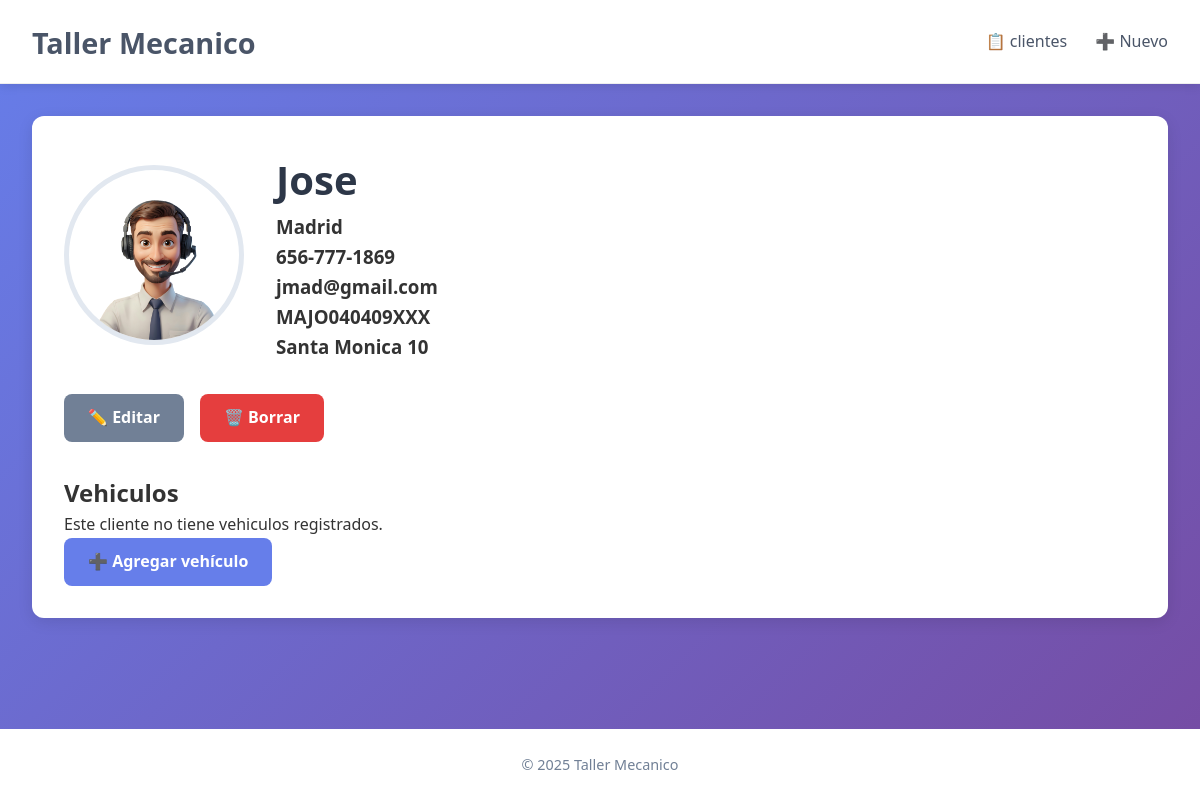
The page /cliente/1/ on the database its author committed.
### app_cliente/models.py (models this page shows, shortened)
class Cliente(models.Model):
    nombre = models.CharField(max_length=100)
    apellido = models.CharField(max_length=100)
    telefono = models.CharField(max_length=15)
    email = models.EmailField(unique=True)
    rfc = models.CharField(max_length=120, unique=True)
    direccion = models.CharField(max_length=255)
    foto_cliente = models.ImageField(upload_to='img_clientes/', blank=True, null=True)
    class Meta:
        verbose_name = "Cliente"
        verbose_name_plural = "Clientes"

### app_cliente/views.py (the view)
# urls.py: path('cliente/<int:cliente_id>/', views.detalle_cliente, name='detalle_cliente'),
def detalle_cliente(request, cliente_id):
    cliente = get_object_or_404(Cliente, id=cliente_id)
    return render(request, 'detalle_cliente.html', {'cliente': cliente})

### app_cliente/templates/detalle_cliente.html (shortened to what this page needs)
{% extends 'base.html' %}
{% block contenido %}
<article class="artist-detail">
    <div class="artist-banner">
        {% if cliente.foto_cliente %}
            <img src="{{ cliente.foto_cliente.url }}" alt="Foto de {{ cliente.nombre }}" class="detail-photo">
        {% else %}
            <div class="detail-placeholder">👤</div>
        {% endif %}
        <div class="artist-info">
            <h1>{{ cliente.nombre }}</h1>
            <h3>{{ cliente.apellido }}</h3>
            <h3>{{ cliente.telefono }}</h3>
            <h3>{{ cliente.email }}</h3>
            <h3>{{ cliente.rfc }}</h3>
            <h3>{{ cliente.direccion }}</h3>
        </div>
    </div>
    <div class="detail-actions">
        <a href="{% url 'app_cliente:editar_cliente' cliente.id %}" class="btn btn-secondary">✏️ Editar</a>
        <a href="{% url 'app_cliente:borrar_cliente' cliente.id %}" class="btn btn-danger">🗑️ Borrar</a>
    </div>
    <section class="songs-section">
        <h2>Vehiculos</h2>
        {% if cliente.vehiculos.exists %}
        <ul class="song-list">
            {% for vehiculo in cliente.vehiculos.all %}
            <li class="vehiculo-item">
                {% if vehiculo.foto_vehiculo %}
                    <img src="{{ vehiculo.foto_vehiculo.url }}" alt="Foto de {{ vehiculo.matricula }}" class="detail-photo2">
                {% endif %}
                <div class="vehiculo-info">
                    <strong>{{ vehiculo.marca }} {{ vehiculo.modelo }}</strong>
                    <div>Matricula: {{ vehiculo.matricula }}</div>
                    <div>Año: {{ vehiculo.anio }} — Km: {{ vehiculo.kilometraje }}</div>
                    <div><a href="{% url 'app_cliente:eliminar_vehiculo' cliente.id vehiculo.id %}" class="btn btn-danger">Eliminar</a></div>
                </div>
            </li>
            {% endfor %}
        </ul>
        {% else %}
        <p class="empty-message">Este cliente no tiene vehiculos registrados.</p>
        {% endif %}
        <div class="add-vehiculo">
            <a href="{% url 'app_cliente:agregar_vehiculo' cliente.id %}" class="btn btn-primary">➕ Agregar vehículo</a>
        </div>
    </section>
</article>
{% endblock %}

### app_cliente/static/css/styles.css (style rules this page uses)
* { margin: 0; padding: 0; box-sizing: border-box; }
body { font-family: 'Segoe UI', Tahoma, Geneva, Verdana, sans-serif; background: linear-gradient(135deg, #667eea 0%, #764ba2 100%); color: #333; line-height: 1.6; }
.artist-detail { background: white; border-radius: 12px; overflow: hidden; box-shadow: 0 4px 15px rgba(0,0,0,0.1); padding: 2rem; }
.artist-banner { display: flex; gap: 2rem; margin-bottom: 2rem; align-items: center; }
.detail-photo { width: 180px; height: 180px; border-radius: 50%; object-fit: cover; border: 5px solid #e2e8f0; }
.artist-info h1 { font-size: 2.5rem; color: #2d3748; }
.detail-actions { margin-bottom: 2rem; display: flex; gap: 1rem; }
.btn { padding: 0.7rem 1.5rem; border: none; border-radius: 8px; font-weight: 600; cursor: pointer; transition: background 0.3s; text-decoration: none; display: inline-block; }
.btn-primary { background: #667eea; color: white; }
.btn-secondary { background: #718096; color: white; }
.btn-danger { background: #e53e3e; color: white; }

### rows shown on the page
Cliente: foto_cliente (picture), nombre "Jose", apellido "Madrid", telefono "656-777-1869", email "jmad@gmail.com", rfc "MAJO040409XXX", direccion "Santa Monica 10"
